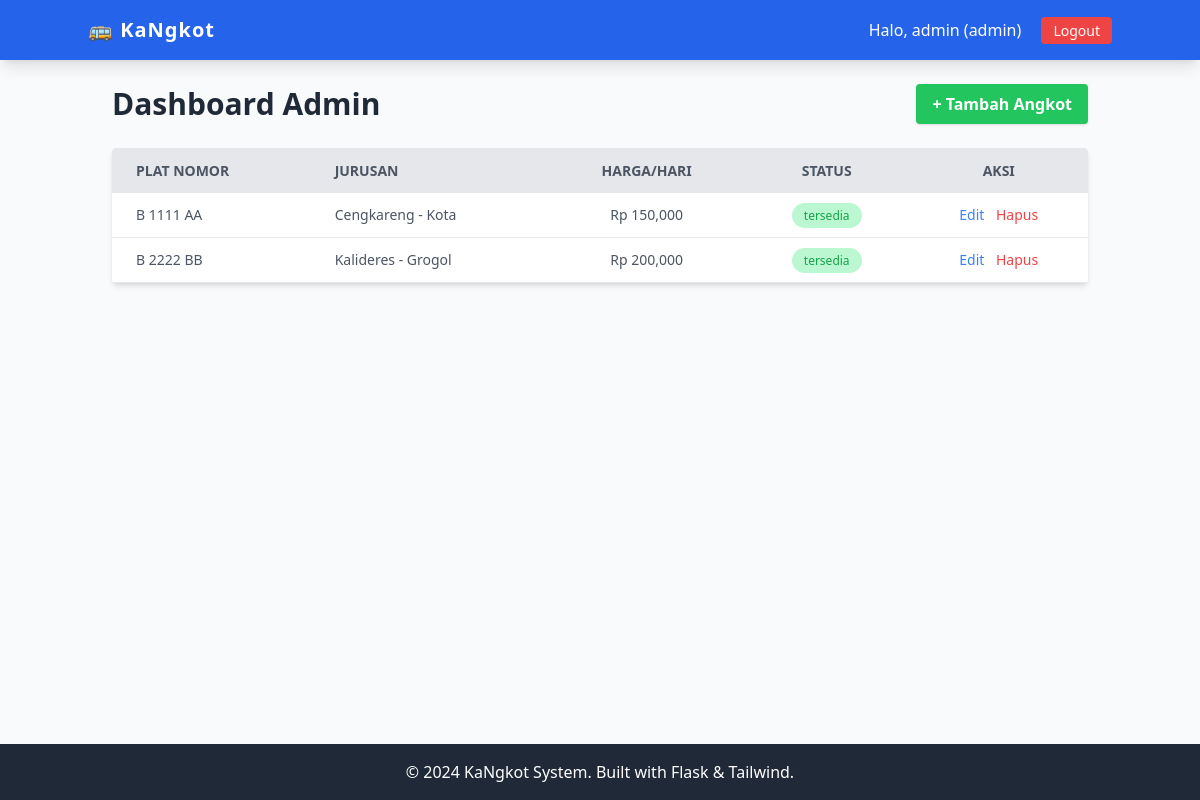
The page /dashboard (signed in) on the database as committed earlier.
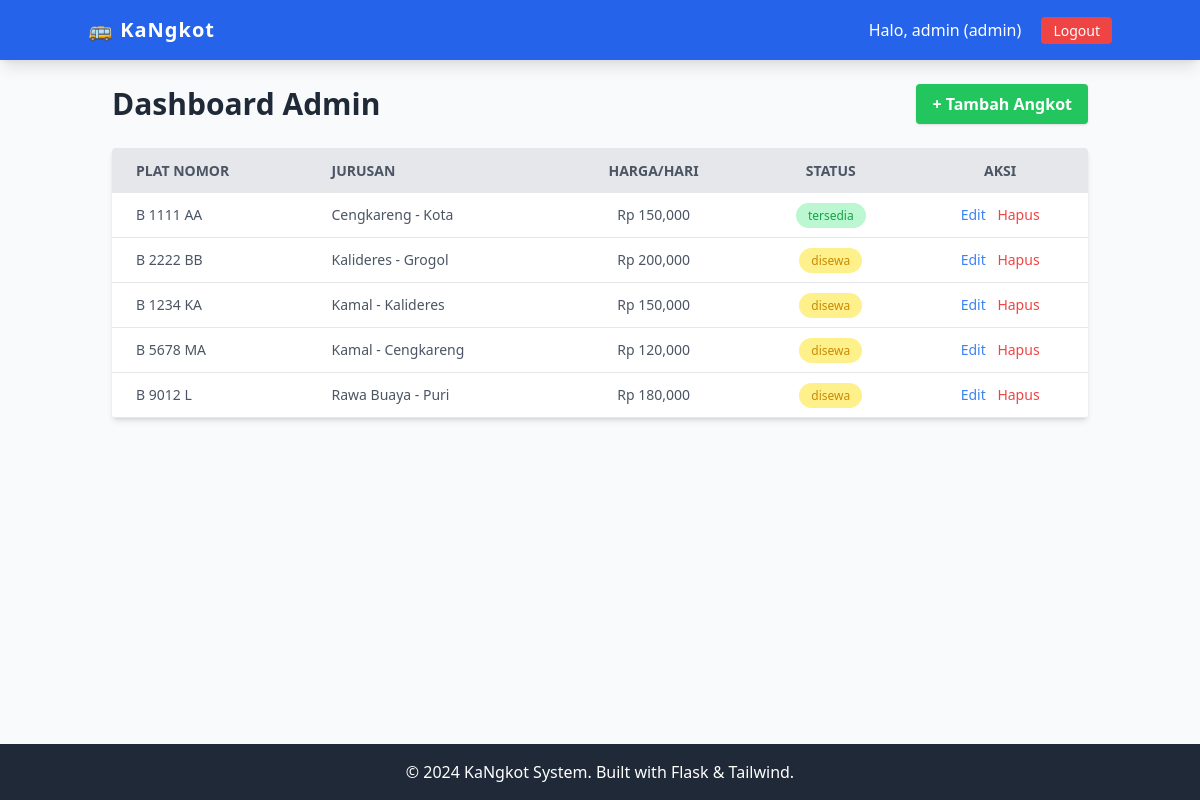
The same page on the database as committed later.
### tables this page shows
CREATE TABLE angkot (
        id INTEGER PRIMARY KEY AUTOINCREMENT,
        plat_nomor TEXT NOT NULL UNIQUE,
        jurusan TEXT NOT NULL,
        harga_per_hari REAL NOT NULL,
        status TEXT DEFAULT 'tersedia',
        img_url TEXT
    );

### app_mysql.py (the view)
@app.route('/dashboard')
def dashboard():
    if 'user_id' not in session:
        return redirect(url_for('index'))
    conn = get_db_connection()
    cursor = conn.cursor()
    cursor.execute("SELECT * FROM angkot")
    data_angkot = cursor.fetchall()
    conn.close()
    if session['role'] == 'admin':
        return render_template('admin_dashboard.html', angkots=data_angkot)
    else:
        return render_template('user_dashboard.html', angkots=data_angkot)

### db_config.py (called while the page is built)
def get_db_connection():
    base_dir = os.path.dirname(os.path.abspath(__file__))
    db_path = os.path.join(base_dir, DB_NAME)
    conn = sqlite3.connect(db_path)
    conn.row_factory = sqlite3.Row
    return conn

### templates/admin_dashboard.html
{% extends 'base.html' %}
{% block content %}
    <div class="flex justify-between items-center mb-6">
        <h1 class="text-3xl font-bold text-gray-800">Dashboard Admin</h1>
        <a href="{{ url_for('tambah_angkot') }}" class="bg-green-500 hover:bg-green-600 text-white font-bold py-2 px-4 rounded shadow">
            + Tambah Angkot
        </a>
    </div>
    <div class="bg-white shadow-md rounded my-6 overflow-x-auto">
        <table class="min-w-full table-auto">
            <thead>
                <tr class="bg-gray-200 text-gray-600 uppercase text-sm leading-normal">
                    <th class="py-3 px-6 text-left">Plat Nomor</th>
                    <th class="py-3 px-6 text-left">Jurusan</th>
                    <th class="py-3 px-6 text-center">Harga/Hari</th>
                    <th class="py-3 px-6 text-center">Status</th>
                    <th class="py-3 px-6 text-center">Aksi</th>
                </tr>
            </thead>
            <tbody class="text-gray-600 text-sm font-light">
                {% for item in angkots %}
                <tr class="border-b border-gray-200 hover:bg-gray-100">
                    <td class="py-3 px-6 text-left whitespace-nowrap font-medium">{{ item['plat_nomor'] }}</td>
                    <td class="py-3 px-6 text-left">{{ item['jurusan'] }}</td>
                    <td class="py-3 px-6 text-center">Rp {{ "{:,.0f}".format(item['harga_per_hari']) }}</td>
                    <td class="py-3 px-6 text-center">
                        <span class="py-1 px-3 rounded-full text-xs
                            {% if item['status'] == 'tersedia' %} bg-green-200 text-green-600
                            {% elif item['status'] == 'disewa' %} bg-yellow-200 text-yellow-600
                            {% else %} bg-red-200 text-red-600 {% endif %}">
                            {{ item['status'] }}
                        </span>
                    </td>
                    <td class="py-3 px-6 text-center">
                        <a href="{{ url_for('edit_angkot', id=item['id']) }}" class="text-blue-500 hover:text-blue-700 mr-2">Edit</a>
                        <a href="{{ url_for('hapus_angkot', id=item['id']) }}"
                           class="text-red-500 hover:text-red-700"
                           onclick="return confirm('Yakin ingin menghapus angkot {{ item['plat_nomor'] }}?')">
                           Hapus
                        </a>
                    </td>
                </tr>
                {% else %}
                <tr>
                    <td colspan="5" class="py-4 text-center">Belum ada data angkot. Silakan tambah data.</td>
                </tr>
                {% endfor %}
            </tbody>
        </table>
    </div>
{% endblock %}

### templates/base.html (shortened to what this page needs)
<!DOCTYPE html>
<html lang="id">
<head>
    <script src="https://cdn.tailwindcss.com"></script>
</head>
<body class="bg-gray-50 flex flex-col min-h-screen">
    <nav class="bg-blue-600 p-4 text-white shadow-lg">
        <div class="container mx-auto flex justify-between items-center">
            <a href="{{ url_for('dashboard') }}" class="font-bold text-xl tracking-wider">🚌 KaNgkot</a>
            <div>
                {% if session.get('username') %}
                    <span class="mr-4">Halo, {{ session['username'] }} ({{ session['role'] }})</span>
                    <a href="{{ url_for('logout') }}" class="bg-red-500 hover:bg-red-700 px-3 py-1 rounded text-sm transition">Logout</a>
                {% else %}
                    <a href="{{ url_for('index') }}" class="hover:underline">Login</a>
                {% endif %}
            </div>
        </div>
    </nav>
    <main class="container mx-auto p-6 flex-grow">
        {% block content %}{% endblock %}
    </main>
    <footer class="bg-gray-800 text-white text-center p-4 mt-8">
        <p>&copy; 2024 KaNgkot System. Built with Flask & Tailwind.</p>
    </footer>
</body>
</html>

Rows that differ between the two databases and show on the page:
changed angkot "B 2222 BB": status "tersedia" → "disewa"
added angkot: plat_nomor "B 1234 KA", jurusan "Kamal - Kalideres", harga_per_hari "150,000", status "disewa"
added angkot: plat_nomor "B 5678 MA", jurusan "Kamal - Cengkareng", harga_per_hari "120,000", status "disewa"
added angkot: plat_nomor "B 9012 L", jurusan "Rawa Buaya - Puri", harga_per_hari "180,000", status "disewa"
